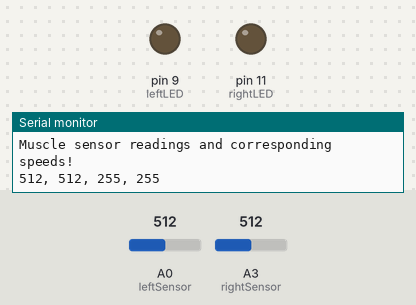
Bench run of a sketch on a simulated Arduino Uno, built with avr-gcc and run on an emulated ATmega328P. Parts: output pins drawn as LEDs (lit = HIGH), the last lines printed to the serial monitor. The inputs (shaded band) are chosen by the test bench; at power-on: A0 (leftSensor) = 512, A3 (rightSensor) = 512. No radio packets arrive unless stated.

Above: at 1.2 s.
1.3 s: A0 (leftSensor) set to 269
4.3 s: A0 (leftSensor) set to 240
At 5.0 s:
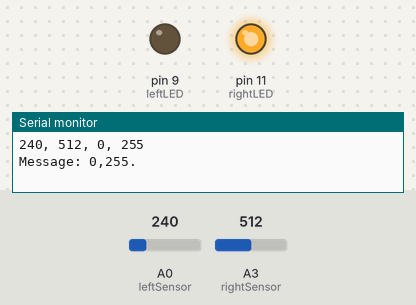
5.9 s: A3 (rightSensor) set to 262
8.9 s: A3 (rightSensor) set to 242
At 9.5 s:
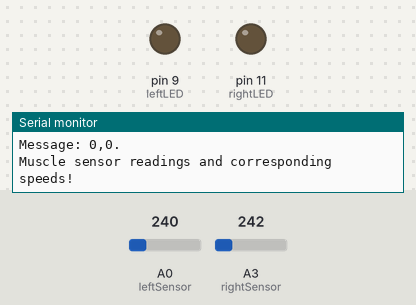
11.9 s: A0 (leftSensor) set to 260
At 12.4 s:
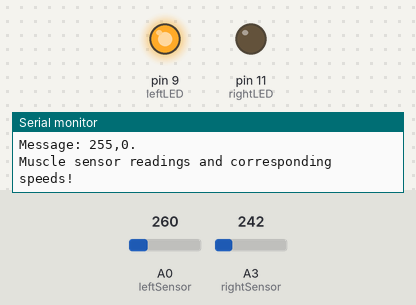
Timing chart, 0 to 14.5 s (numbered marks = the images above; inputs shaded):
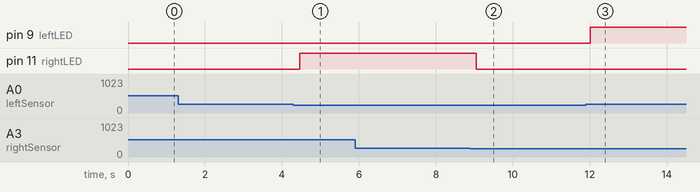

The sketch:

Muscle_Car_Human_Control.ino
```cpp
/*  Muscle Car Human Control
 *  Colorado State University
 *  Department of Mechanical Engineering
 *
 *  When run, this code will take in analog voltage readings from two muscle sensors, that will then send
 *  a voltage command for the left and right motors of the vehicle via a RF transmitter. It will also light up a blue
 *  LED when the vehicle is commanded to turn right and an LED will turn green when the vehicle is commanded to turn
 *  left.
 *
 *  Author: Marco Peyfuss, Ben Strauss, Samuel Bechara PhD
 *
 *  Last Modified: 10 April 2018
 *  By: Samuel Bechara, PhD
 */

// Only one library will be needed: the library to use the radio transmitters. We will be using VirtualWire, as it is easy to use
// and has good documentation.
// Library: http://www.airspayce.com/mikem/arduino/VirtualWire/VirtualWire-1.27.zip
// Documentation: https://www.pjrc.com/teensy/td_libs_VirtualWire.html

#include <VirtualWire.h>

// In order to use the library, we must declare some variables that we will be using to send messages
// We must define the pin to which the RF transmitter is connected. We have already hooked it up to digital pin 3.
// We must also define a variable for the message we want to send. This will be a character array (basically a string) that has a size of 10.
// Lastly, we must define the rate at which we want to send data. We will set this to 2000 bits/second.
int txPin = 3;
char msg[10];
int sendRate = 2000;

// Now, let's set up the muscle sensors!
// These sensors are already configured to just output an analog voltage that has been rectified, amplified, and integrated so we don't have to
// do any hard math. Nice, right? Since we are hooking up two muscle sensors, let's define them as left and right and hook them up to analog
// pin A0 and A3, respectively.
// See page 6 of this pdf to see what filtering is used on the muscle sensors! https://cdn-shop.adafruit.com/product-files/2699/AT-04-001.pdf
#define leftSensor A0
#define rightSensor A3

// We need to make sure we don't forget the LEDs!
// Let's let the left LED be on pin 9 and the right LED on pin 11. We will define this similar to how we did it for the RF transmitter pin.
int leftLED = 9;
int rightLED = 11;

// Now that we have defined some values, we can start the setup process for our components! The function below, called "setup" is run once at
// the start of each program and is used to configure all components and variables.

void setup()
{
  Serial.begin(9600);
  Serial.print("Initializing... ");
  // We must define whether the LED pins are inputs or outputs. This is easily done with the built in pinMode function

  pinMode(leftLED, OUTPUT);
  pinMode(rightLED, OUTPUT);

  // Let us have these LEDs off to start the program. This is accomplished with the digitalWrite function. This function takes two paramters: pin and value

  digitalWrite(leftLED, LOW);
  digitalWrite(rightLED, LOW);

  // We do not have to set up the muscle sensor inputs, as they will be automatically set when we read them!
  // We do, however, have to set up the RF transmitter properly. This includes setting the transmitter pin and setting the send rate. The built in functions are
  // used below. Easy enough, right?

  vw_set_tx_pin(txPin);
  vw_setup(sendRate);

  Serial.println("Initialized!");
}

// The function below is where the main code resides and it is run continously until the Arduino is turned off! This is now where we will implement all our code!

void loop()
{
  // Overall, the game plan is to read from the muscle sensors, send the values to the car via RF, and then light up LEDs accordingly.

  // We want to first define some variables that we will be needing. We need to store the raw values from the muscle sensors. We also need to convert the raw values into
  // values that we will send the vehicle via the RF transmitter.

  int leftReading;
  int rightReading;
  int leftMotorSpeed;
  int rightMotorSpeed;

  // Now that we have these defined, we can read from the muscle sensors! Arduino has a handy built in funciton called analogRead that will help us.

  leftReading = analogRead(leftSensor);
  rightReading = analogRead(rightSensor);

  // These values from the muscle sensor can vary greatly with fine mhttps://en.wikipedia.org/wiki/American_wire_gaugeovements of a muscle, which makes the vehicle control hard.
  // We want to make the control of the vehicle a bit easier so we will use on/off control of the motors!
  // The analog to digital converters that we are using are 10 bit, so the values from the sensors will be between 0 and 1023. When the value is between 0 and threshold,
  // we will set the speed to zero. When the value is above threshold, we will set the motor to full speed! The speed we set can be messed around with and the same with the
  // threshold. This will require the use of if statements! We want to send values that can work with the analogWrite function, which takes values between
  // 0 (no speed) and 255 (full speed).

  int threshold = 250; // remember: this can be tweaked from 0 to 1023
  int motorSpeed = 255; // remember: this can be tweaked from 0 to 255

  if (leftReading >= 0 && leftReading <= threshold)
  {
    leftMotorSpeed = 0;
  }
  else
  {
    leftMotorSpeed = motorSpeed;
  }

  if (rightReading >= 0 && rightReading <= threshold)
  {
    rightMotorSpeed = 0;
  }
  else
  {
    rightMotorSpeed = motorSpeed;
  }

  Serial.println("Muscle sensor readings and corresponding speeds!");
  Serial.print(leftReading);
  Serial.print(", ");
  Serial.print(rightReading);
  Serial.print(", ");
  Serial.print(leftMotorSpeed);
  Serial.print(", ");
  Serial.println(rightMotorSpeed);

  // Now that we have the motor speeds set, we can send the values via the RF transmitter! We need to package these values into the variable, msg, that we defined earlier.
  // This will require some c programming functions, but not to worry, they aren't too bad! We will be using the sprintf function which basically takes in integer values
  // and then outputs a string, which is basically the same as a charater array in c (this is what msg is and is why we defined msg as a character arry)

  sprintf(msg, "%d,%d.", leftMotorSpeed, rightMotorSpeed);

  // Now that msg is filled with a comma-separated list that ends with a period, we can send it using vw_send form the virtualWire library! The uint8_t converts msg to an
  // unsigned integer that is 8 bits (one byte) and the * is a pointer to the msg array. strlen is a function that gets the length of a string. vw_wait_tx waits until the
  // message is sent before moving on to the next line.
  Serial.print("Message: ");
  Serial.println(msg);
  vw_send((uint8_t*)msg, strlen(msg));
  vw_wait_tx();

  // Now the last thing to do is set the LEDs on!

  if (rightMotorSpeed > leftMotorSpeed)
  {
    digitalWrite(rightLED, HIGH);
    digitalWrite(leftLED, LOW);
  }
  else if(rightMotorSpeed < leftMotorSpeed)
  {
    digitalWrite(leftLED, HIGH);
    digitalWrite(rightLED, LOW);
  }
  else
  {
    digitalWrite(leftLED, LOW);
    digitalWrite(rightLED, LOW);
  }

  // Once the program gets here, it will loop back to the top of void loop() and start over!!!
  delay(1);
}
```

Measured:
- the behaviour switches between 251 and 250 on A0 (leftSensor) (found by bisection; images 0 and 1)
- the behaviour switches between 251 and 250 on A3 (rightSensor) (found by bisection; images 1 and 2)
- after the input at 4.3 s, pin 11 (rightLED): LOW → HIGH after 0.16 s
- after the input at 8.9 s, pin 11 (rightLED): HIGH → LOW after 0.16 s
- after the input at 11.9 s, pin 9 (leftLED): LOW → HIGH after 0.11 s
